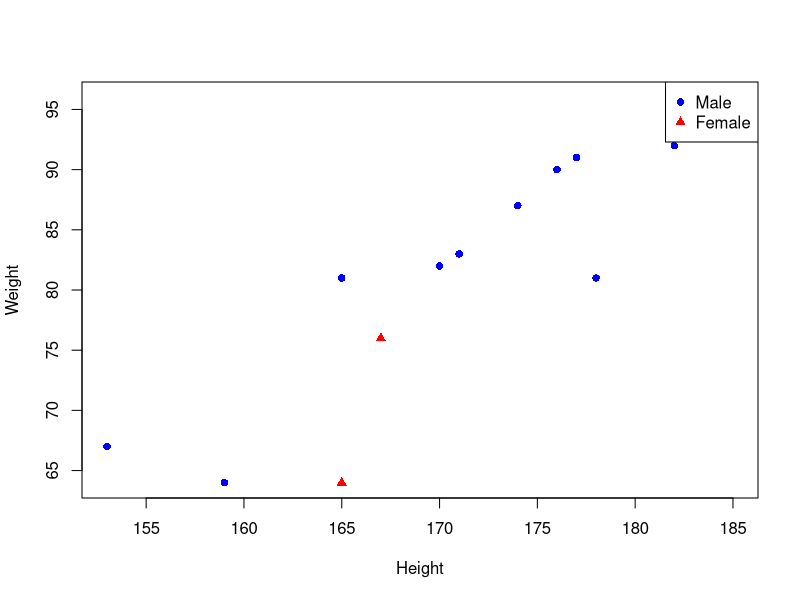
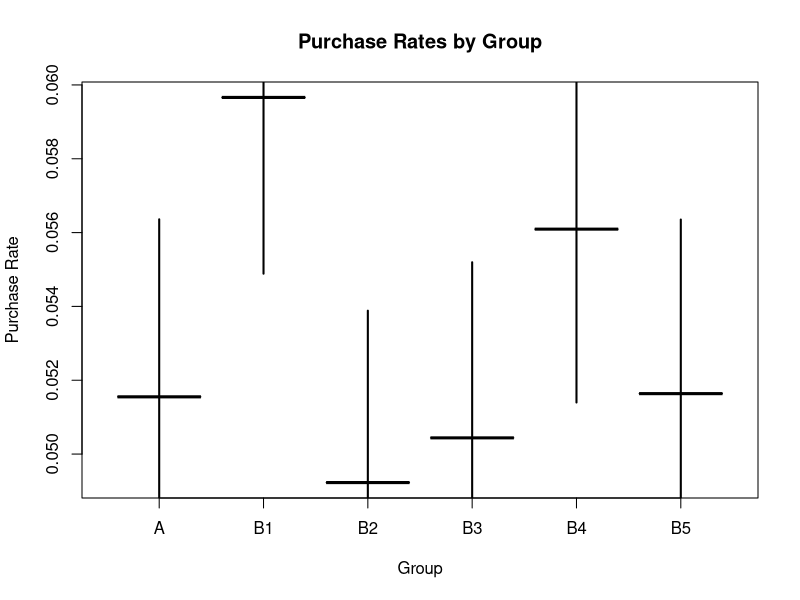

Reproduce these figures in R, in order. (Note: this script raises an error after producing the figures.)
## ---- chunk 1
mean=20
sd=3
pnorm(27, mean=mean, sd=sd)-pnorm(20, mean=mean, sd=sd)
## ---- chunk 2
pnorm(16, mean=mean, sd=sd)*pnorm(16, mean=mean, sd=sd)
## ---- chunk 3
p=pnorm(20, mean=mean, sd=sd)+0.4
qnorm(p, mean=mean, sd=sd)
## ---- chunk 4
n=10000
prob=1-pnorm(30, mean=mean, sd=sd)  # this line calculate the probability of having fish greater then 30
prob*n
## ---- chunk 5
n = 1000
eru=16
avg = eru/n
avg*100
## ---- chunk 6
n = 10   # centuries in 1000 years
k = 16
poisson.test(16, conf.level=0.95)$conf.int[1:2]/10

## ---- chunk 7
lemda= 1.6
x= 0  # as no eruption in next years
prob= exp(-1.6)*(1.6^x)/ factorial(x)
prob
## ---- chunk 8
New_lemda= 1.6*2
prob1=exp(-New_lemda)*(New_lemda^2)/ factorial(2)
1-((1-prob1)*prob)

## ---- chunk 9
# Define the parameters
n =17  
x = 6
p = 0.10
result = binom.test(x, n, p = p, alternative = "two.sided")       # one method proportion test
result$p.value
#prop.test(x, n, p=p, alternative = "two.sided", correct = TRUE)  # 2nd  method proportion test
## ---- chunk 10
class_df= read.csv('classroom.csv')
str(class_df)

## ---- chunk 11
test=t.test(Height~Gender, data=class_df)  #t test use to compare the avg btw two groups.
test$p.value
## ---- chunk 12
test_2=t.test(Weight~Gender, data=class_df)  #t test use to compare the avg btw two groups.
test_2$p.value

## ---- chunk 13
df_male= class_df[class_df$Gender=='Male', ]
cor(df_male$Height, df_male$Weight, method='pearson')

## ---- chunk 14
df_avg_25= df_male[df_male$Age < 25,]

cor(df_avg_25$Height, df_avg_25$Weight, method='spearman')

## ---- chunk 15
male_data = subset(class_df, Gender == "Male")
female_data = subset(class_df, Gender == "Female")
t_test_r = t.test(male_data$Weight, female_data$Weight)
t_test_r$p.value

## ---- chunk 16
library(dplyr)

# Assuming 'class_df' is your dataset

# Group data by Gender and Height, calculate average weight for each group
grouped_data <- class_df %>%
  group_by(Gender, Height) %>%
  summarise(avg_weight = mean(Weight))

# Filter and match similar heights for male and female
male_avg_weights <- grouped_data %>%
  filter(Gender == "Male") %>%
  rename(male_height = Height, male_weight = avg_weight)

female_avg_weights <- grouped_data %>%
  filter(Gender == "Female") %>%
  rename(female_height = Height, female_weight = avg_weight)

# Match male and female data based on similar heights
matched_data <- merge(male_avg_weights, female_avg_weights, by = NULL, allow.cartesian = TRUE)
matched_data <- matched_data[abs(matched_data$male_height - matched_data$female_height) < 5, ] # Adjust the threshold for "similar" heights

# Perform a paired t-test on the matched weights
t_test_result <- t.test(matched_data$male_weight, matched_data$female_weight, paired = TRUE)

# Extract the p-value
p_value <- t_test_result$p.value

# Print the p-value
print(paste("The p-value for the paired t-test is:", p_value))

## ---- chunk 17
male_avg_weights
## ---- chunk 18
plot(male_data$Height, male_data$Weight, col = 'blue', pch = 16, xlab = 'Height', ylab = 'Weight')
points(female_data$Height, female_data$Weight, col = 'red', pch = 17)
legend('topright', legend = c('Male', 'Female'), col = c('blue', 'red'), pch = c(16, 17))

## ---- chunk 19
df_web= read.csv('website.csv')
head(df_web)
## ---- chunk 20
summary = table(df_web$design, df_web$purchase)
summary 

## ---- chunk 21
chisq_result = chisq.test(summary)
chisq_result
## ---- chunk 22
qchisq(0.05, 5, lower.tail=TRUE)

## ---- chunk 23
groups= unique(df_web$design)  
purchase_rates = numeric(length(groups))
lower_ci = numeric(length(groups))
upper_ci = numeric(length(groups))

for (i in 1:length(groups)) {
  group_data = subset(df_web, design == groups[i])
  purchases = sum(group_data$purchase == "Y")
  total_obs = nrow(group_data)
  purchase_rate =purchases/total_obs
  conf_interval = binom.test(purchases, total_obs)$conf.int
  
  # Store results
  purchase_rates[i]= purchase_rate
  lower_ci[i] = conf_interval[1]
  upper_ci[i] = conf_interval[2]
}
result_df = data.frame(Group = groups, Probability = purchase_rates,
                        Lower_CI = lower_ci, Upper_CI = upper_ci)
print(result_df)
## ---- chunk 24
boxplot(Probability~ Group, data = result_df, 
        main = "Purchase Rates by Group",
        xlab = "Group", ylab = "Purchase Rate")

# Add error bars for confidence intervals
segments(
  x0 = as.numeric(factor(result_df$Group)),
  y0 = result_df$Lower_CI,
  x1 = as.numeric(factor(result_df$Group)),
  y1 = result_df$Upper_CI,
  lwd = 2
)
## ---- chunk 25
library('ggplot2')
ggplot(result_df, aes(x = Group, y =pProbability)) +
  geom_boxplot() +
  geom_errorbar(aes(ymin = lower_ci, ymax = upper_ci), width = 0.2) +
  labs(x = 'groups', y = 'purchase rate') 
